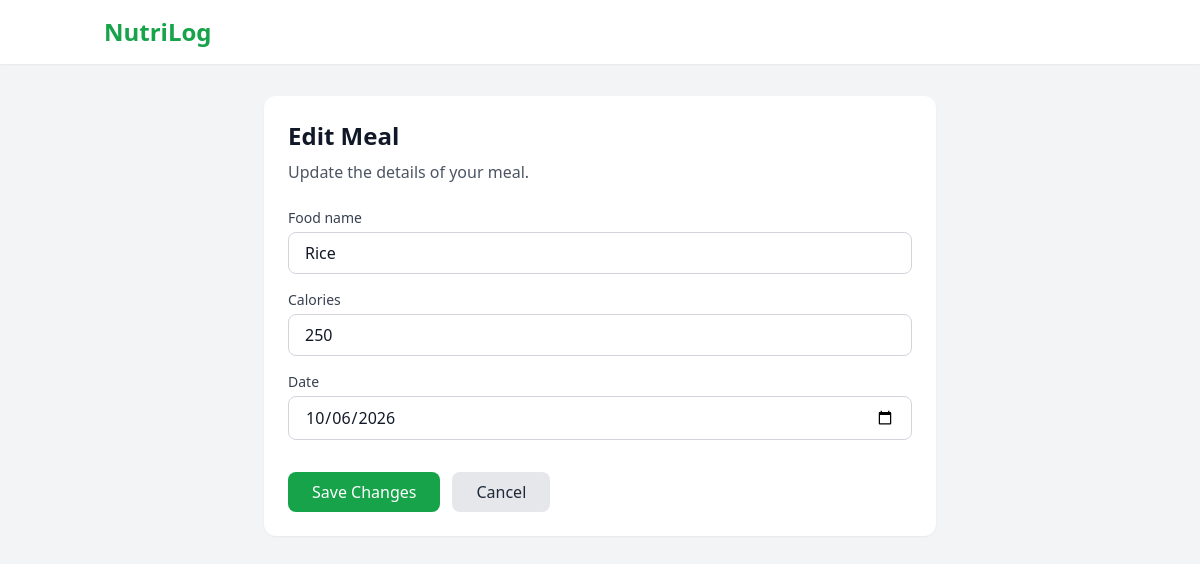
Before: /edit/3/ with the older database file.
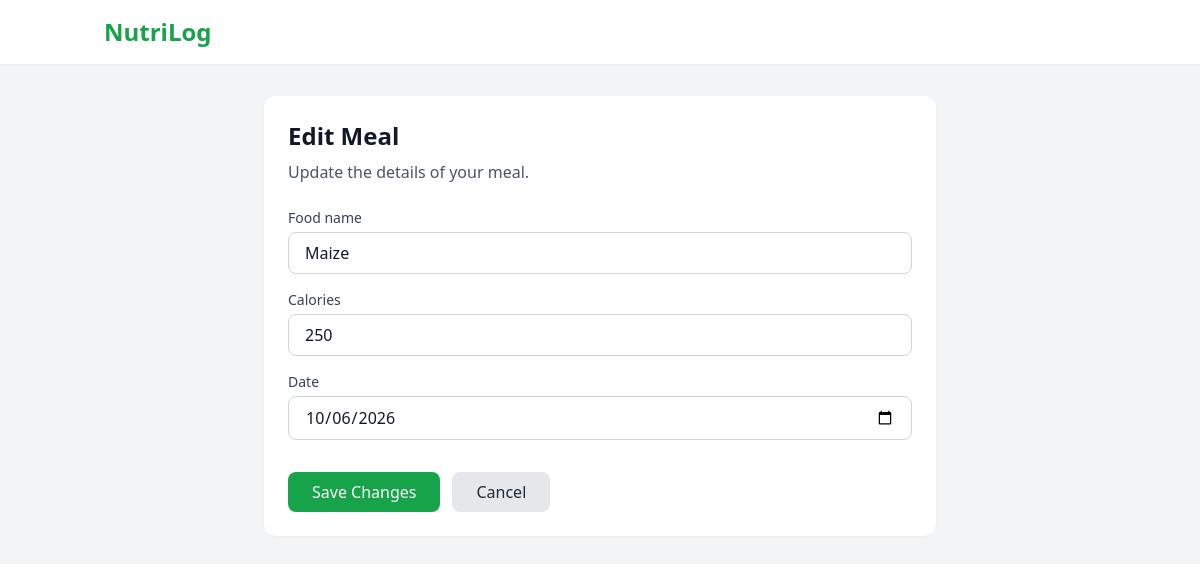
After: the same page with the newer database file.
### meal_log/models.py (models this page shows, shortened)
class MealEntry(models.Model):
    name = models.CharField(max_length=200)
    calories = models.PositiveIntegerField()
    date = models.DateField()
    created_at = models.DateTimeField(auto_now_add=True)

### meal_log/views.py (the view)
# urls.py: path('edit/<int:meal_id>/',edit_meal,name='edit_meal'),
def edit_meal(request, meal_id):
    meal = get_object_or_404(MealEntry, id=meal_id)
    if request.method == 'POST':
        form = MealEntryForm(request.POST, instance=meal)
        if form.is_valid():
            form.save()
            return redirect('home')
    else:
        form = MealEntryForm(instance=meal)
    return render(request, 'meal_log/edit_meal.html', {
        'form': form,
        'meal': meal,
    })

### meal_log/forms.py
class MealEntryForm(forms.ModelForm):
    class Meta:
        model = MealEntry
        fields = ['name', 'calories', 'date']
        widgets = {
            'name': forms.TextInput(attrs={
                'placeholder': 'Enter food name',
                'class': 'w-full border border-gray-300 rounded-lg px-4 py-2 focus:outline-none focus:ring-2 focus:ring-green-500',
            }),
            'calories': forms.NumberInput(attrs={
                'placeholder': 'Enter calories',
                'min': '0',
                'class': 'w-full border border-gray-300 rounded-lg px-4 py-2 focus:outline-none focus:ring-2 focus:ring-green-500',
            }),
            'date': forms.DateInput(attrs={
                'type': 'date',
                'class': 'w-full border border-gray-300 rounded-lg px-4 py-2 focus:outline-none focus:ring-2 focus:ring-green-500',
            }),
        }

### meal_log/templates/meal_log/edit_meal.html (shortened to what this page needs)
{% extends 'meal_log/base.html' %}
{% block content %}
<div class="max-w-2xl mx-auto">
    <div class="bg-white rounded-xl shadow-sm p-6">
        <h1 class="text-2xl font-bold mb-2">
            Edit Meal
        </h1>
        <p class="text-gray-600 mb-6">
            Update the details of your meal.
        </p>
        <form method="POST" class="space-y-4">
            <div>
    <label class="block text-sm font-medium text-gray-700 mb-1">
        Food name
    </label>
    {{ form.name }}
</div>
<div>
    <label class="block text-sm font-medium text-gray-700 mb-1">
        Calories
    </label>
    {{ form.calories }}
</div>
<div>
    <label class="block text-sm font-medium text-gray-700 mb-1">
        Date
    </label>
    {{ form.date }}
</div>
            <div class="flex flex-col sm:flex-row gap-3 pt-4">
                <button
                    type="submit"
                    class="bg-green-600 text-white px-6 py-2 rounded-lg hover:bg-green-700 transition">
                    Save Changes
                </button>
                <a
                    href="{% url 'home' %}"
                    class="bg-gray-200 text-gray-800 px-6 py-2 rounded-lg hover:bg-gray-300 transition text-center">
                    Cancel
                </a>
            </div>
        </form>
    </div>
</div>
{% endblock %}

Changed rows visible on the page:
changed MealEntry: name "Rice" → "Maize"
